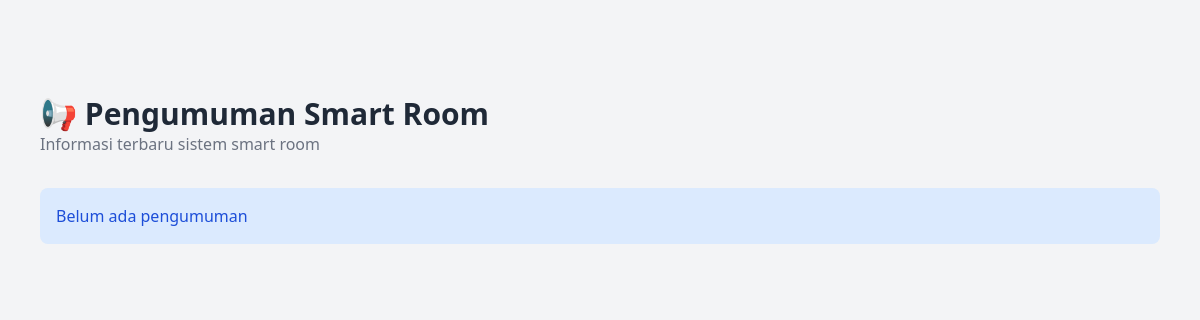
Page /pages/pengumuman.php on the earlier database version.
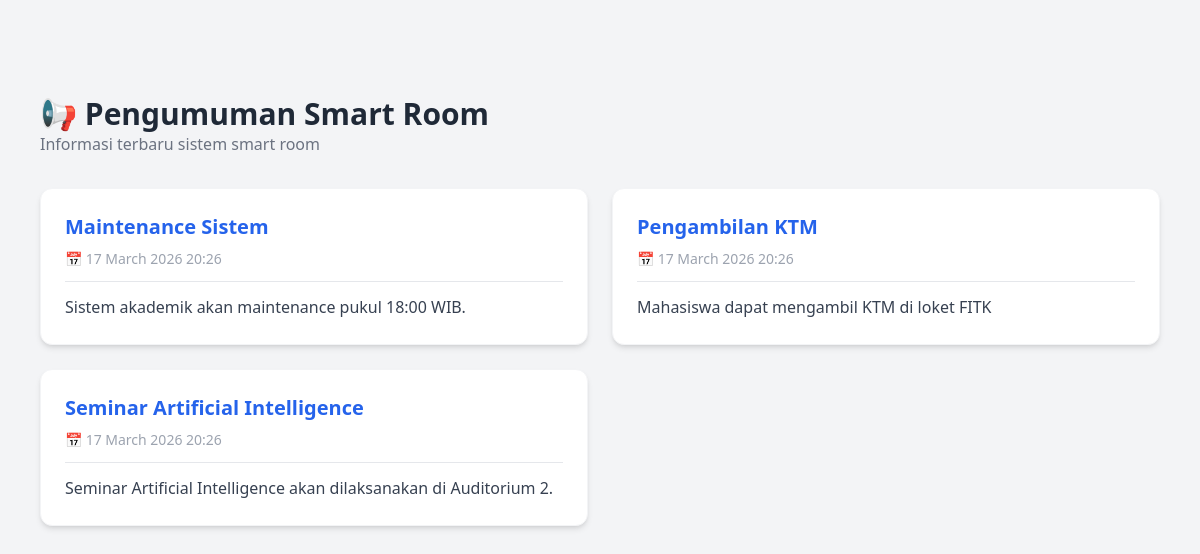
Same page on the later database version.
### tables this page shows
CREATE TABLE `pengumuman` (
  `id_pengumuman` int NOT NULL,
  `id_user` int DEFAULT NULL,
  `judul` varchar(100) DEFAULT NULL,
  `isi` text,
  `tanggal` datetime DEFAULT CURRENT_TIMESTAMP
);

### pages/pengumuman.php (the view, shortened to what this page needs)
<?php
include __DIR__ . '/../config/koneksi.php';
$query = mysqli_query($conn, "SELECT * FROM pengumuman ORDER BY tanggal DESC");
?>
<!DOCTYPE html>
<html lang="id">
<head>
<script src="https://cdn.tailwindcss.com"></script>
</head>
<body class="bg-gray-100">
<div class="max-w-6xl mx-auto px-4 mt-24">
<div class="mb-8">
<h1 class="text-3xl font-bold text-gray-800 flex items-center gap-2">
📢 Pengumuman Smart Room
</h1>
<p class="text-gray-500">Informasi terbaru sistem smart room</p>
</div>
<div class="grid md:grid-cols-2 gap-6">
<?php
if(mysqli_num_rows($query) > 0){
while($data = mysqli_fetch_assoc($query)){
?>
<div class="bg-white rounded-xl shadow-md hover:shadow-xl transition duration-300 p-6 border border-gray-100">
<h2 class="text-xl font-semibold text-blue-600 mb-2">
<?php echo $data['judul']; ?>
</h2>
<p class="text-sm text-gray-400 mb-3">
📅 <?php echo date('d F Y H:i', strtotime($data['tanggal'])); ?>
</p>
<div class="border-t pt-3 text-gray-700 leading-relaxed">
<?php echo $data['isi']; ?>
</div>
</div>
<?php
}
}else{
?>
<div class="col-span-2">
<div class="bg-blue-100 text-blue-700 p-4 rounded-lg">
Belum ada pengumuman
</div>
</div>
<?php } ?>
</div>
</div>
</body>
</html>

Differences in the rows shown:
added pengumuman: judul "Maintenance Sistem", tanggal "17 March 2026 20:26", isi "Sistem akademik akan maintenance pukul 18:00 WIB."
added pengumuman: judul "Pengambilan KTM", tanggal "17 March 2026 20:26", isi "Mahasiswa dapat mengambil KTM di loket FITK"
added pengumuman: judul "Seminar Artificial Intelligence", tanggal "17 March 2026 20:26", isi "Seminar Artificial Intelligence akan dilaksanakan di Auditorium 2."
Other differences:
text no longer shown: "Belum ada pengumuman"
